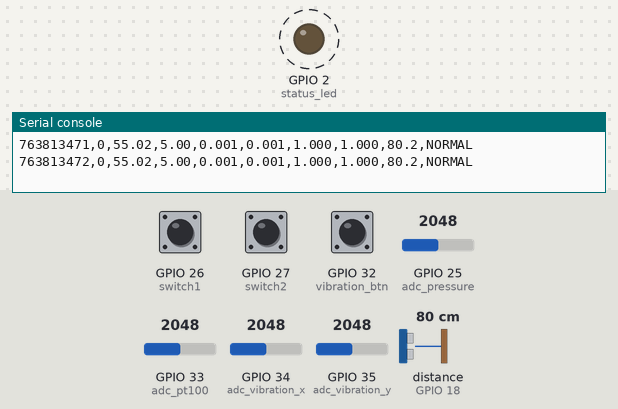
A program run on a simulated ESP32 board running MicroPython. Parts: output pins drawn as LEDs (lit = HIGH), the last lines printed to the serial console. Dashed ring = blinking. Inputs (shaded band) come from the test bench; at power-on: GPIO 26 (switch1) HIGH, GPIO 27 (switch2) HIGH, GPIO 25 (adc_pressure) = 2048, GPIO 32 (vibration_btn) HIGH, GPIO 33 (adc_pt100) = 2048, GPIO 34 (adc_vibration_x) = 2048, GPIO 35 (adc_vibration_y) = 2048, distance to the obstacle (sensor on GPIO 18) 80 cm (analog values on the 0–4095 scale). The echo pulse lasts 58.3 µs per cm; random numbers come from a fixed seed; the clock reads 2024-03-15 10:24:30 at power-on unless the program sets it; pins used as bus, display or sensor lines are not drawn.

Above: at 2.4 s.
2.5 s: GPIO 26 (switch1) pulled LOW for 1.35 s
6.0 s: GPIO 27 (switch2) pulled LOW for 1.35 s
9.5 s: GPIO 27 (switch2) pulled LOW for 1.35 s
13.0 s: GPIO 26 (switch1) driven LOW and GPIO 27 (switch2) driven LOW
At 13.42 s:
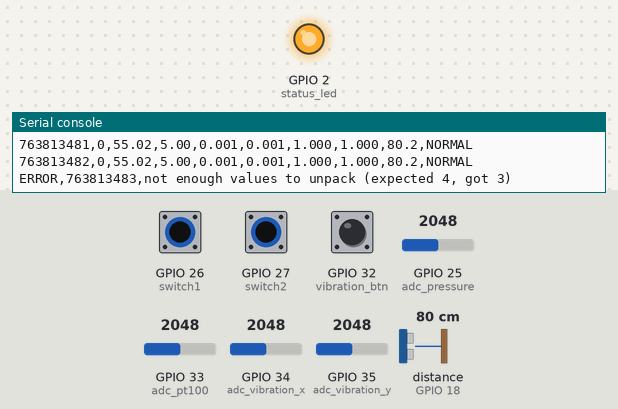
At 15.9 s:
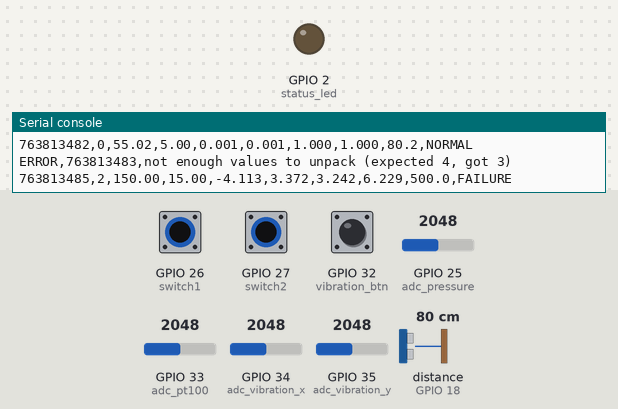
Timing chart, 0 to 17.8 s (numbered marks = the images above; inputs shaded):
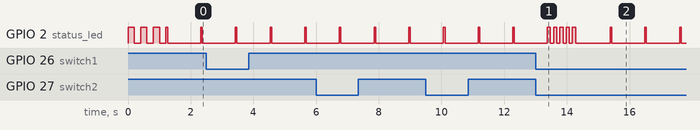

The program:

main_csv.py
```python
"""
Código ESP32 para coleta de dados estruturada com output em formato CSV via Monitor Serial.
Implementa diferentes cenários de simulação: normal, alerta e falha.
"""
import time
import machine
import random

# Configuração dos pinos
# Sensores analógicos
PT100_PIN = 33        # Potenciômetro 1 simula PT100
PRESSURE_PIN = 25     # Potenciômetro 2 simula sensor de pressão 4-20mA
VIBRATION_X_PIN = 34  # Joystick X simula vibração X
VIBRATION_Y_PIN = 35  # Joystick Y simula vibração Y
VIBRATION_BTN_PIN = 32  # Botão do joystick

# Sensor ultrassônico HC-SR04
ULTRASONIC_TRIGGER_PIN = 5
ULTRASONIC_ECHO_PIN = 18

# Chaves de controle
SWITCH1_PIN = 26  # Controla o modo de simulação
SWITCH2_PIN = 27  # Controla o modo de simulação

# LED de status
STATUS_LED_PIN = 2

# Configuração dos pinos
# ADC para sensores analógicos
adc_pt100 = machine.ADC(machine.Pin(PT100_PIN))
adc_pt100.atten(machine.ADC.ATTN_11DB)  # Escala completa: 3.3V

adc_pressure = machine.ADC(machine.Pin(PRESSURE_PIN))
adc_pressure.atten(machine.ADC.ATTN_11DB)  # Escala completa: 3.3V

adc_vibration_x = machine.ADC(machine.Pin(VIBRATION_X_PIN))
adc_vibration_x.atten(machine.ADC.ATTN_11DB)  # Escala completa: 3.3V

adc_vibration_y = machine.ADC(machine.Pin(VIBRATION_Y_PIN))
adc_vibration_y.atten(machine.ADC.ATTN_11DB)  # Escala completa: 3.3V

vibration_btn = machine.Pin(VIBRATION_BTN_PIN, machine.Pin.IN, machine.Pin.PULL_UP)

# Sensor ultrassônico
trigger = machine.Pin(ULTRASONIC_TRIGGER_PIN, machine.Pin.OUT)
echo = machine.Pin(ULTRASONIC_ECHO_PIN, machine.Pin.IN)

# Chaves de controle
switch1 = machine.Pin(SWITCH1_PIN, machine.Pin.IN, machine.Pin.PULL_UP)
switch2 = machine.Pin(SWITCH2_PIN, machine.Pin.IN, machine.Pin.PULL_UP)

# LED de status
status_led = machine.Pin(STATUS_LED_PIN, machine.Pin.OUT)

# Modos de simulação
MODE_NORMAL = 0
MODE_ALERT = 1
MODE_FAILURE = 2

# Cabeçalho CSV
CSV_HEADER = "timestamp,mode,temperature,pressure,vibration_x,vibration_y,vibration_z,vibration_mag,level,status"

def blink_led(times=1, delay=0.1):
    """Pisca o LED de status"""
    for _ in range(times):
        status_led.value(1)
        time.sleep(delay)
        status_led.value(0)
        time.sleep(delay)

def get_simulation_mode():
    """Determina o modo de simulação com base nas chaves"""
    sw1 = switch1.value()
    sw2 = switch2.value()

    if sw1 == 1 and sw2 == 1:
        return MODE_NORMAL
    elif sw1 == 0 and sw2 == 1:
        return MODE_ALERT
    else:
        return MODE_FAILURE

def read_pt100(mode):
    """Lê o sensor PT100 (simulado com potenciômetro)"""
    # Lê o valor do ADC (0-4095)
    raw_value = adc_pt100.read()

    # Converte para temperatura (-10°C a 120°C)
    temperature = -10 + (raw_value / 4095) * 130

    # Ajusta com base no modo
    if mode == MODE_ALERT:
        # Adiciona flutuação para simular alerta
        temperature += random.uniform(10, 20)
    elif mode == MODE_FAILURE:
        # Simula falha (valores extremos ou None)
        if random.random() < 0.3:
            return None
        else:
            temperature = random.choice([-20, 150])

    return temperature

def read_pressure_sensor(mode):
    """Lê o sensor de pressão 4-20mA (simulado com potenciômetro)"""
    # Lê o valor do ADC (0-4095)
    raw_value = adc_pressure.read()

    # Converte para pressão (0-10 bar)
    pressure = (raw_value / 4095) * 10

    # Ajusta com base no modo
    if mode == MODE_ALERT:
        # Adiciona flutuação para simular alerta
        pressure += random.uniform(1, 2)
    elif mode == MODE_FAILURE:
        # Simula falha (valores extremos ou None)
        if random.random() < 0.3:
            return None
        else:
            pressure = random.choice([-1, 15])

    return pressure

def read_vibration_sensor(mode):
    """Lê o sensor de vibração (simulado com joystick)"""
    # Lê os valores do ADC (0-4095)
    x_raw = adc_vibration_x.read()
    y_raw = adc_vibration_y.read()
    btn = vibration_btn.value()

    # Converte para aceleração (-2g a +2g)
    # O joystick em repouso está no meio da escala (2047)
    x_g = ((x_raw - 2047) / 2047) * 2
    y_g = ((y_raw - 2047) / 2047) * 2

    # Simula o eixo Z (normalmente 1g quando em repouso)
    z_g = 1.0 if btn == 1 else -1.0

    # Ajusta com base no modo
    if mode == MODE_ALERT:
        # Adiciona vibração para simular alerta
        x_g += random.uniform(0.5, 1.0) * random.choice([-1, 1])
        y_g += random.uniform(0.5, 1.0) * random.choice([-1, 1])
        z_g += random.uniform(0.5, 1.0) * random.choice([-1, 1])
    elif mode == MODE_FAILURE:
        # Simula falha (valores extremos ou None)
        if random.random() < 0.3:
            return None, None, None
        else:
            x_g = random.uniform(3, 5) * random.choice([-1, 1])
            y_g = random.uniform(3, 5) * random.choice([-1, 1])
            z_g = random.uniform(3, 5) * random.choice([-1, 1])

    # Calcula a magnitude da vibração
    vibration_mag = (x_g**2 + y_g**2 + z_g**2)**0.5

    return x_g, y_g, z_g, vibration_mag

def read_ultrasonic(mode):
    """Lê a distância do sensor ultrassônico HC-SR04"""
    try:
        # Envia pulso de 10µs
        trigger.value(0)
        time.sleep_us(2)
        trigger.value(1)
        time.sleep_us(10)
        trigger.value(0)

        # Mede o tempo de retorno do eco
        pulse_start = time.ticks_us()
        pulse_end = pulse_start

        # Espera pelo início do pulso (timeout de 30ms)
        timeout = time.ticks_add(pulse_start, 30000)
        while echo.value() == 0:
            pulse_start = time.ticks_us()
            if time.ticks_diff(timeout, pulse_start) <= 0:
                return None  # Timeout

        # Espera pelo fim do pulso (timeout de 30ms)
        timeout = time.ticks_add(pulse_start, 30000)
        while echo.value() == 1:
            pulse_end = time.ticks_us()
            if time.ticks_diff(timeout, pulse_end) <= 0:
                return None  # Timeout

        # Calcula a distância em cm (velocidade do som = 343m/s)
        duration = time.ticks_diff(pulse_end, pulse_start)
        distance = (duration * 0.0343) / 2

        # Limita a distância a um valor máximo razoável (400cm)
        if distance > 400:
            return None

        # Ajusta com base no modo
        if mode == MODE_ALERT:
            # Adiciona flutuação para simular alerta
            distance += random.uniform(10, 30)
        elif mode == MODE_FAILURE:
            # Simula falha (valores extremos ou None)
            if random.random() < 0.3:
                return None
            else:
                distance = random.choice([0, 500])

        return distance
    except:
        return None

def get_status_text(mode):
    """Retorna o texto de status com base no modo"""
    if mode == MODE_NORMAL:
        return "NORMAL"
    elif mode == MODE_ALERT:
        return "ALERT"
    else:
        return "FAILURE"

def format_csv_line(timestamp, mode, temp, press, vib_x, vib_y, vib_z, vib_mag, level):
    """Formata uma linha CSV com os dados dos sensores"""
    status = get_status_text(mode)

    # Formata cada valor, substituindo None por "NULL"
    temp_str = f"{temp:.2f}" if temp is not None else "NULL"
    press_str = f"{press:.2f}" if press is not None else "NULL"
    vib_x_str = f"{vib_x:.3f}" if vib_x is not None else "NULL"
    vib_y_str = f"{vib_y:.3f}" if vib_y is not None else "NULL"
    vib_z_str = f"{vib_z:.3f}" if vib_z is not None else "NULL"
    vib_mag_str = f"{vib_mag:.3f}" if vib_mag is not None else "NULL"
    level_str = f"{level:.1f}" if level is not None else "NULL"

    # Monta a linha CSV
    return f"{timestamp},{mode},{temp_str},{press_str},{vib_x_str},{vib_y_str},{vib_z_str},{vib_mag_str},{level_str},{status}"

def main():
    """Função principal"""
    print("\n--- Sistema de Coleta de Dados Estruturada ---")
    print("Formato CSV via Monitor Serial")
    print("Modos de simulação:")
    print("- Normal: Ambas as chaves para cima")
    print("- Alerta: Chave 1 para baixo, Chave 2 para cima")
    print("- Falha: Chave 2 para baixo (qualquer posição da Chave 1)")
    print("\nIniciando coleta de dados...")

    # Imprime o cabeçalho CSV
    print(CSV_HEADER)

    # Pisca o LED para indicar inicialização
    blink_led(3, 0.2)

    # Loop principal
    while True:
        try:
            # Determina o modo de simulação
            mode = get_simulation_mode()

            # Lê os sensores
            timestamp = time.time()
            temperature = read_pt100(mode)
            pressure = read_pressure_sensor(mode)

            # Lê o sensor de vibração
            vibration_values = read_vibration_sensor(mode)
            if vibration_values is not None:
                vib_x, vib_y, vib_z, vib_mag = vibration_values
            else:
                vib_x = vib_y = vib_z = vib_mag = None

            # Lê o sensor ultrassônico
            level = read_ultrasonic(mode)

            # Formata e imprime a linha CSV
            csv_line = format_csv_line(timestamp, mode, temperature, pressure,
                                      vib_x, vib_y, vib_z, vib_mag, level)
            print(csv_line)

            # Pisca o LED para indicar leitura
            blink_led(1, 0.05)

            # Espera antes da próxima leitura
            time.sleep(1)

        except Exception as e:
            print(f"ERROR,{time.time()},{str(e)}")
            blink_led(5, 0.1)
            time.sleep(1)

if __name__ == "__main__":
    main()
```
